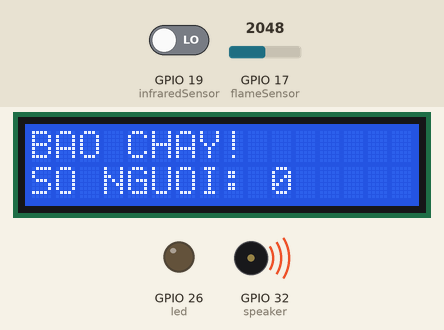
Recording of a sketch running on a simulated ESP32. Shown: 16×2 character LCD, output pins drawn as LEDs (lit = HIGH), buzzer (waves = sounding, pin HIGH). The test bench sets the inputs (shaded band); at power-on: GPIO 17 (flameSensor) = 2048, GPIO 19 (infraredSensor) LOW.

Above: at 1.2 s.
1.3 s: GPIO 17 (flameSensor) set to 541
2.8 s: GPIO 17 (flameSensor) set to 481
At 4.0 s:
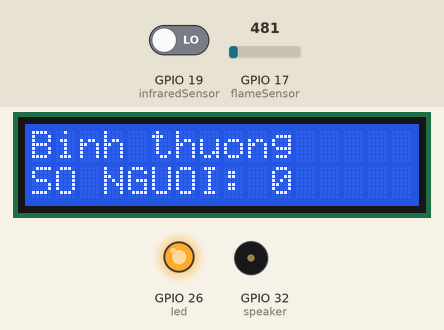
4.3 s: GPIO 17 (flameSensor) set to 1228
At 5.1 s:
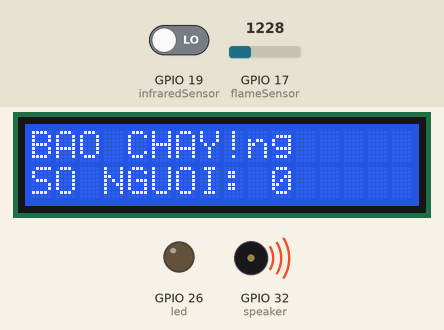
5.8 s: GPIO 19 (infraredSensor) driven HIGH
At 7.6 s:
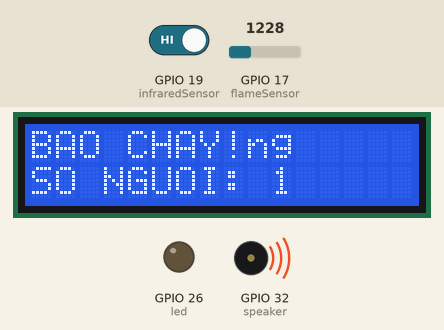
Timing chart, 0 to 9.1 s (numbered marks = the images above; inputs shaded):
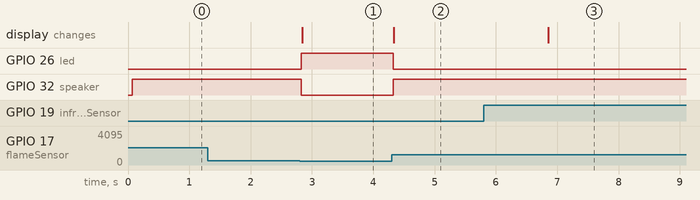

Measured:
- the behaviour switches between 501 and 500 on GPIO 17 (flameSensor) (found by bisection; images 0 and 1)
- after the input at 1.3 s, every drawn part: stays the same
- after the input at 2.8 s, GPIO 26 (led): LOW → HIGH at once; GPIO 32 (speaker): HIGH → LOW at once; the display: changes at once (image 1)
- after the input at 4.3 s, GPIO 26 (led): HIGH → LOW at once; GPIO 32 (speaker): LOW → HIGH at once; the display: changes at once (image 2)
- after the input at 5.8 s, the display: changes after 1.1 s (image 3)

The sketch:

sketch-example.ino
```cpp
#include <Wire.h>
#include <LiquidCrystal_I2C.h>


int speaker = 32;
int flameSensor = 17; // Chân analog kết nối với cảm biến lửa
int led = 26;
int infraredSensor = 19;
int peopleCount = 0;
bool isPersonDetected = false;
LiquidCrystal_I2C lcd(0x27, 16, 2); // I2C address 0x27, 16 column and 2 rows
void setup() {
  pinMode(flameSensor, INPUT);
  pinMode(speaker, OUTPUT);
  pinMode(led, OUTPUT);
  pinMode(infraredSensor, INPUT);
  Serial.begin(9600);
  lcd.init();
  lcd.backlight();
}

void loop() {
  int flameValue = analogRead(flameSensor); // Đọc giá trị từ cảm biến lửa
  int infraredValue = digitalRead(infraredSensor);


  if (flameValue > 500) { // Kiểm tra giá trị cảm biến lửa
    lcd.setCursor(0, 0);
    lcd.print("BAO CHAY!");
    digitalWrite(led, LOW);
    digitalWrite(speaker, HIGH);
  } else {
    lcd.setCursor(0, 0);
    lcd.print("Binh thuong");
    digitalWrite(led, HIGH);
    digitalWrite(speaker, LOW);
  }

  lcd.setCursor(0, 1);
  lcd.print("SO NGUOI: ");
  lcd.print(peopleCount);

  if (infraredValue == HIGH && !isPersonDetected) { // Kiểm tra cảm biến hồng ngoại và xem có phát hiện người mới hay không
    isPersonDetected = true;  // Đánh dấu là đã phát hiện người
    peopleCount++;  // Tăng biến đếm số người lên 1
    delay(1000); // Đợi 1 giây để tránh đếm trùng lặp
  } else if (infraredValue == LOW) { // Nếu không có người đi qua cảm biến
    isPersonDetected = false;  // Đặt biến phát hiện người về false để có thể phát hiện người mới
  }
}
```
